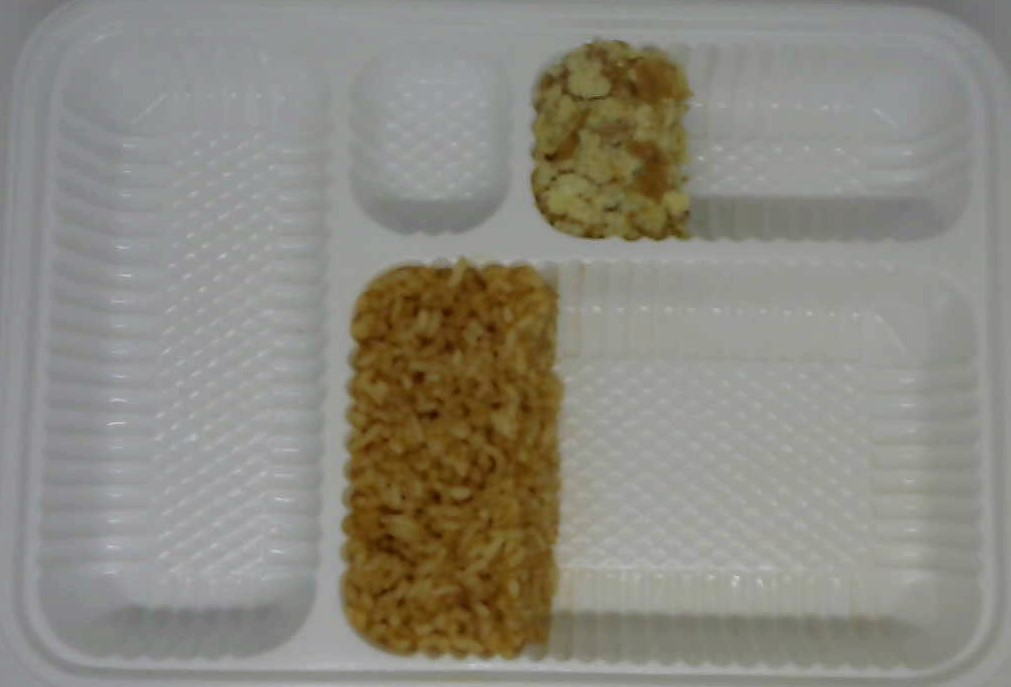
#> input picture newdata/sisa001.jpg, 1011 x 687 px, given in place of _trayblankblack.jpeg, which was not available
$ python -i crop_traybox.py   (imports and definitions only)   (older library calls are emulated)
#> lines starting #> are read from the running program, lines starting #| are printed output that depends on the picture; after the words box and inside, x2 and y2 are one past the last pixel; in counts of white or black regions, pixels touching at a corner belong together; pictures that were not available may be replaced by others from this repository, and a replacement may not be noted
#author: Yuita Arum Sari
import cv2
import os

def preprocessing_benchmark(img):
#> called with img = 'cropbenchmark/_trayblankblack.jpeg'
    image =cv2.imread(img)
#> image is the input picture: shape (687, 1011, 3); mean B, G, R 127.9, 137.4, 140.3
    height, width, depth = image.shape
#> height = 687; width = 1011; depth = 3
    gray = cv2.cvtColor(image, cv2.COLOR_BGR2GRAY)
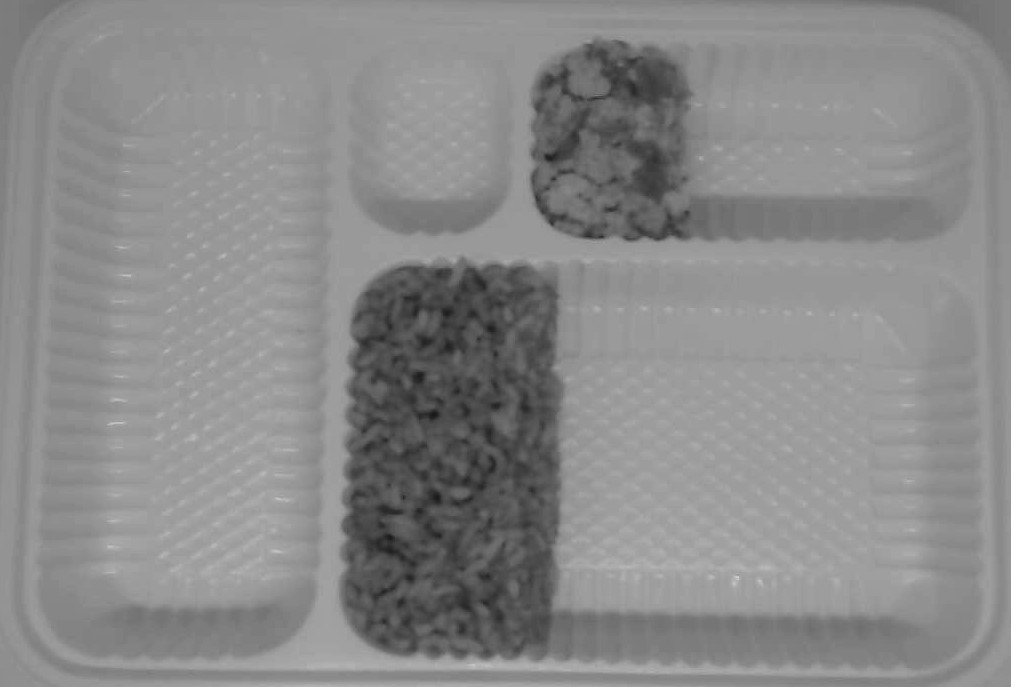
#> gray: shape (687, 1011); min 24, max 208, mean 137.2
    blurred = cv2.GaussianBlur(gray, (15, 15), 0)
    (thresh, img_bin) = cv2.threshold(blurred, 128, 255,cv2.THRESH_BINARY|cv2.THRESH_OTSU)
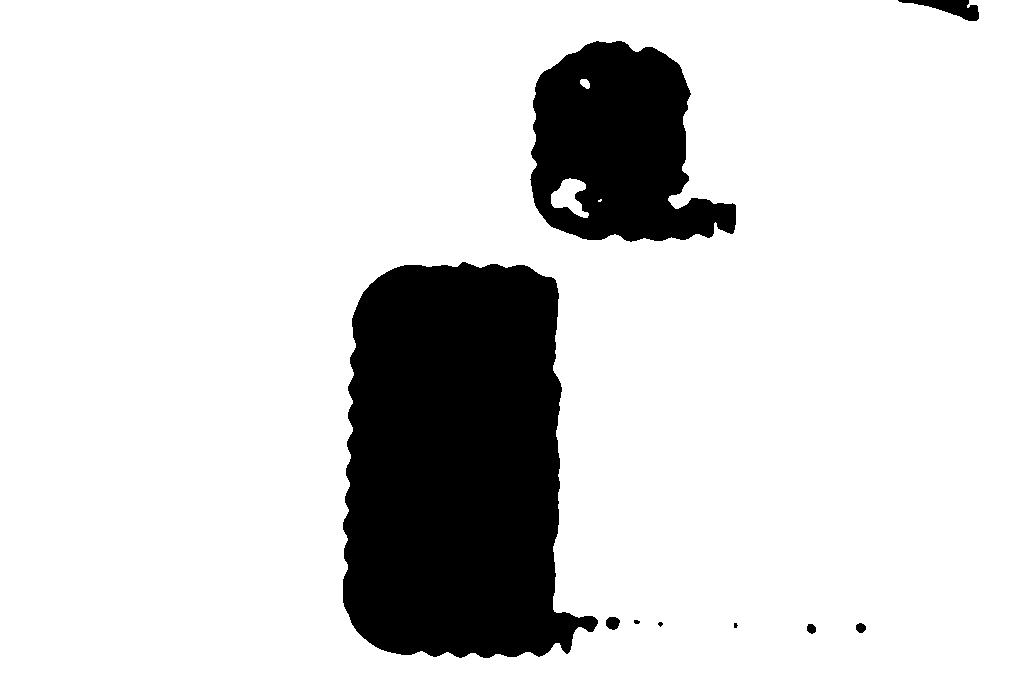
#> img_bin: shape (687, 1011); 84.3% white; 9 black regions (2 under 20 px)
#> thresh = 115
    _, contours, hierarchy = cv2.findContours(img_bin, cv2.RETR_TREE, cv2.CHAIN_APPROX_SIMPLE)
#> contours = 12 contours, 1 with area under 20; largest, box (x1, y1, x2, y2) and area: (0, 0, 1011, 687) 692056, (342, 261, 599, 659) 80744, (529, 40, 737, 243) 29304, (551, 178, 589, 218) 772, (605, 616, 621, 631) 161

    numrect =0
    listx =[]
    listy =[]
    listw =[]
    listh =[]
    for cnt in contours:
        approx = cv2.approxPolyDP(cnt, 0.01*cv2.arcLength(cnt, True), True)
        # cv2.drawContours(gray, [approx], 0, (0), 5)
        x = approx.ravel()[0]
        y = approx.ravel()[1]
        # print ('x-y=', x, y)

        if(x!=0 and y!=0):
            if (len(approx==4)): #detected as rectangle
                font = cv2.FONT_HERSHEY_SIMPLEX
                cv2.putText(image, "Object"+str(numrect+1), (x+5, y+100), font, 1, (200, 206, 106))
                numrect+=1
                x,y,w,h = cv2.boundingRect(approx)
                # print('xy', x,y,w,h)
                cv2.rectangle(image,(x,y),(x+w,y+h),(0,255,0),5)
                listx.append(x)
                listy.append(y)
                listw.append(w)
                listh.append(h)
#> this loop made 12 passes
#> (w, h) on passes 2 to 12: (11, 12), (12, 12), (6, 7), (7, 7), (8, 6), (16, 15), (249, 392), (206, 203), (4, 3), (38, 40), (10, 10)
#> approx on pass 1: [[0, 0], [0, 686], [1010, 686], [1010, 0]]
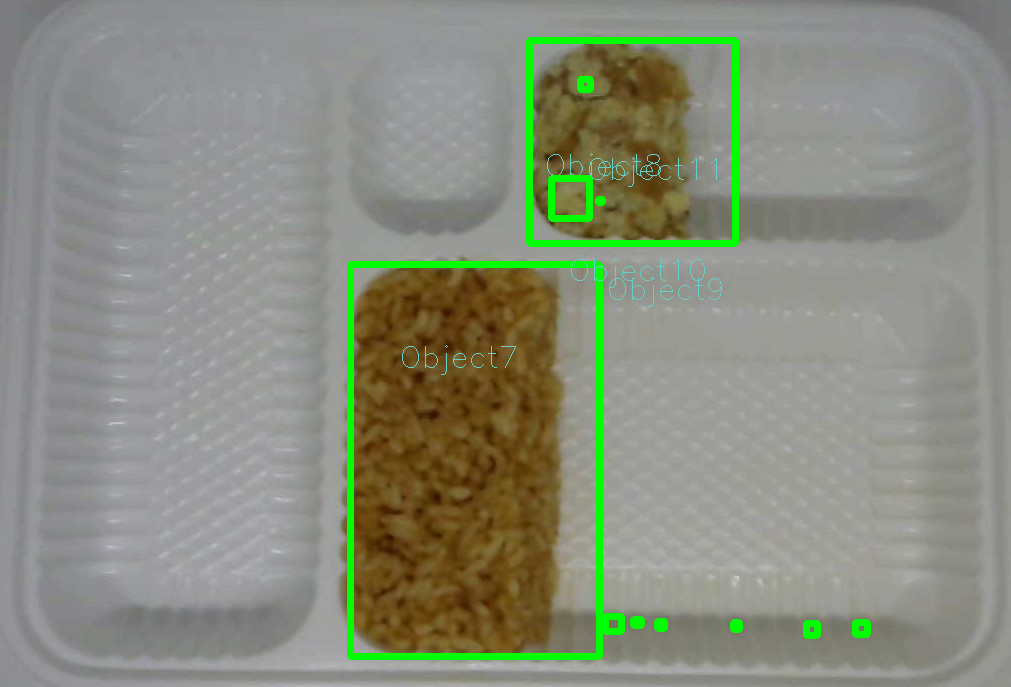
#> image: shape (687, 1011, 3); 2.74% of pixels changed, all inside (x1, y1, x2, y2) = (347, 37, 871, 660)
#> after the loop, font = 0; h = 10; listh = [12, 12, 7, 7, 6, 15, 392, 203, 3, 40, 10]; listw = [11, 12, 6, 7, 8, 16, 249, 206, 4, 38, 10]; listx = [806, 855, 733, 657, 633, 605, 350, 529, 598, 551, 580]; listy = [623, 622, 622, 621, 619, 616, 264, 40, 199, 178, 79]; numrect = 11; w = 10

    # cv2.imshow('img',image)
    # print ('Number of Compartment=',numrect)

    return image, width, height, listx, listy, listw, listh

def cropTraybox(impath):
    file_benchmark ='cropbenchmark/_trayblankblack.jpeg'

    [result_im, width, height, lx, ly, lw, lh ]= preprocessing_benchmark(file_benchmark)
#> width = 1011; height = 687; lx has the same summary as listx in preprocessing_benchmark; ly has the same summary as listy in preprocessing_benchmark; lw = [11, 12, 6, 7, 8, 16, 249, 206, 4, 38, 10]; lh = [12, 12, 7, 7, 6, 15, 392, 203, 3, 40, 10]
    # print ('width=', width, ' and height=', height)
    # for i in range(0, len(lx)):
    #     print (lx[i], ly[i], lh[i], lw[i])

    image =cv2.imread(impath)
    image = cv2.resize(image, (width, height))

    cropped = []
    for i in range(0, len(ly)): #len(ly) 0,1 object 4, 1,2 object2, 2,3 object1
        crop = image[ly[i]:ly[i]+lh[i], lx[i]:lx[i]+lw[i]]
        cropped.append(crop)
#> this loop made 11 passes
#> after the loop, cropped = 11 items
    return cropped

>>> result = cropTraybox('newdata/sisa001.jpg')
#> result = 11 items
